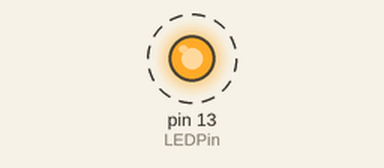
This sketch was run on a simulated Arduino Uno, built with avr-gcc and run on an emulated ATmega328P. Parts: output pins drawn as LEDs (lit = HIGH). Dashed ring = blinking. What the sketch prints to the serial monitor is not drawn.

Above: at 0.5 s.
Timing chart, 0 to 4.6 s (numbered marks = the images above):
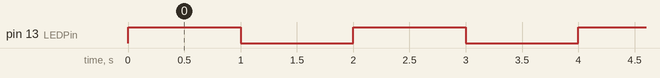

Measured:
- by itself, pin 13 (LEDPin): alternates HIGH for 1.0 s and LOW for 1.0 s

The sketch:

Sevencolor_flash_rev1.ino
```cpp
///////////////////////////////Seven Color flash//////////////////////////////////////


int LEDPin = 13; // select a digital pin for the LED

void setup()
{
  pinMode (LEDPin, OUTPUT);
  Serial.begin (9600);      // Setup serial communication
}

void loop()
{
  // Turn the Led on and then off
  Serial.println ("LED ON");
  digitalWrite (LEDPin, HIGH);
  delay(1000);

  Serial.println ("LED OFF");
  digitalWrite (LEDPin, LOW);
  delay(1000);
}
```
